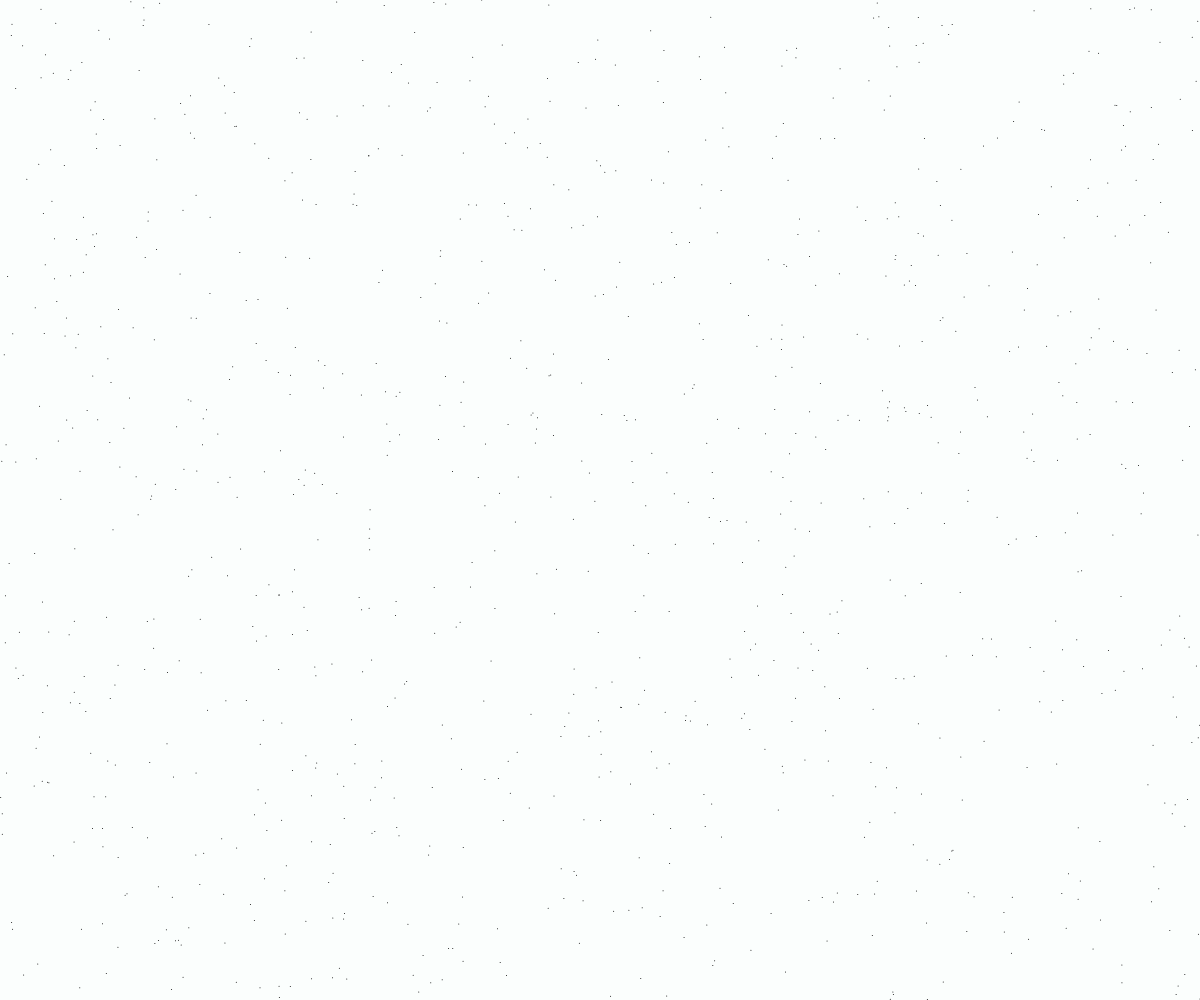
Frame 1 (no input)
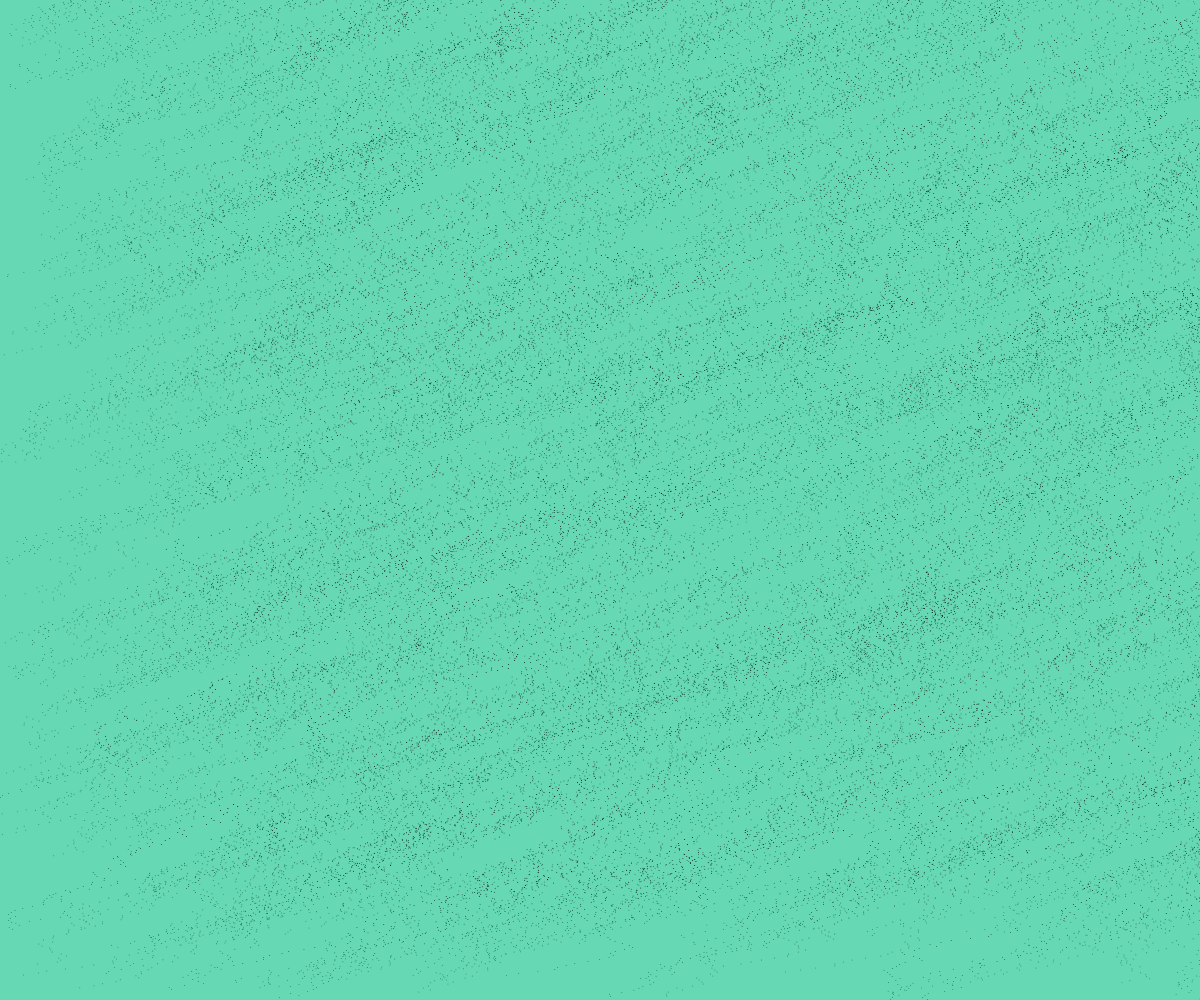
Frame 60 (no input)
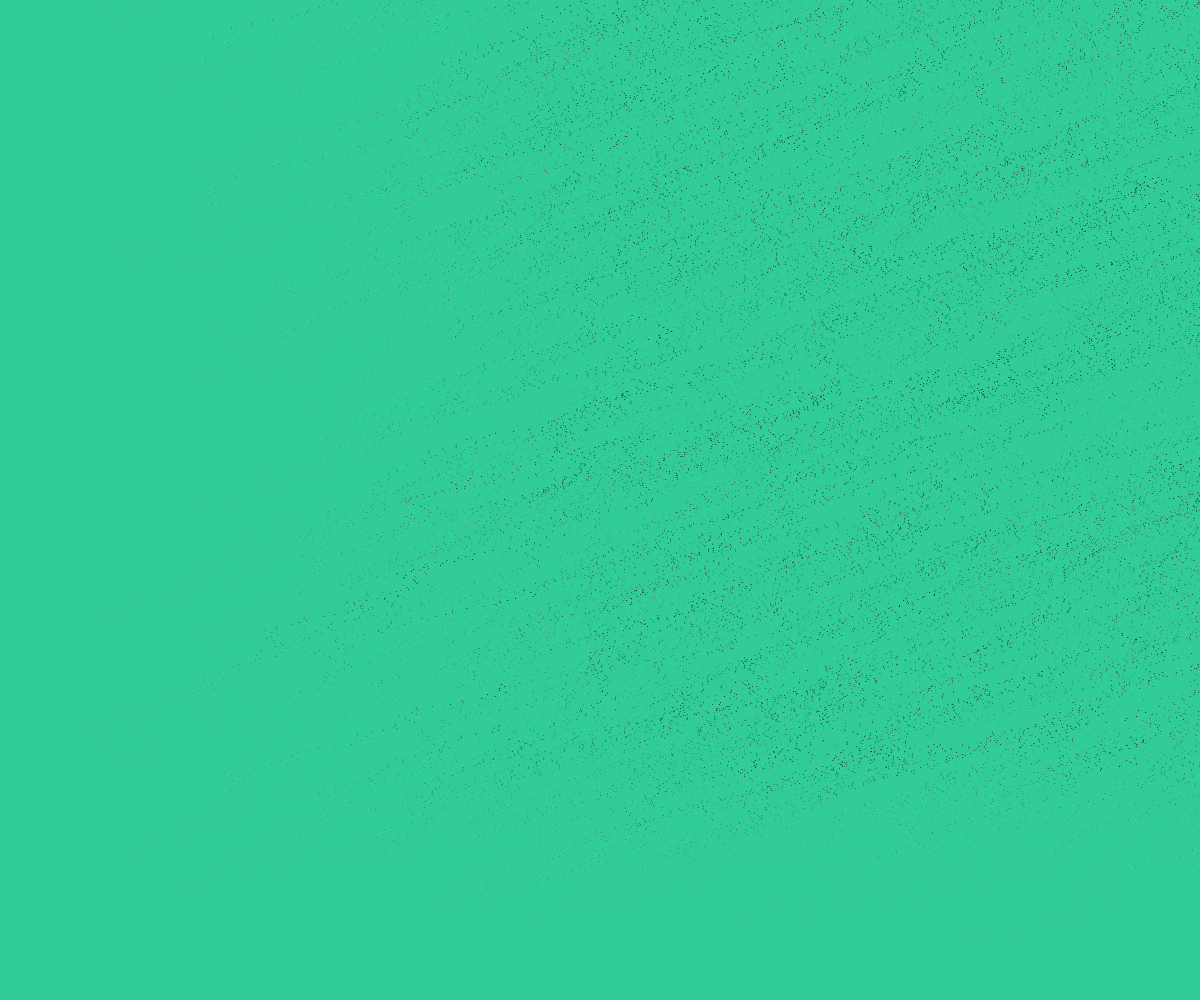
Frame 120 (the mouse pressed at the canvas centre since frame 60)

The p5.js sketch that drew these frames (run headless with seeded random() and noise() and a simulated clock; from frame 60 on, the mouse is pressed at the canvas centre):

// p5.js sketch
// ── sketch.js
let x = [];
let y = [];

function setup(){
    createCanvas(windowWidth, windowHeight);
    
    for(let i=0; i<1000; i++){
        x[i] = random(width);
        y[i] = random(height);
    }

}

function draw() {
    background(62, 180, 137, 5);

    for(let i=0; i<1000; i++){
        point(x[i], y[i]);
        x[i] += random(-10, 20);
        y[i] -= 2;
        
    }
}
